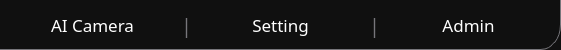
                 <widget class="QWidget" name="tab_backgournd" native="true">
                  <property name="sizePolicy">
                   <sizepolicy hsizetype="Fixed" vsizetype="Fixed">
                    <horstretch>0</horstretch>
                    <verstretch>0</verstretch>
                   </sizepolicy>
                  </property>
                  <property name="minimumSize">
                   <size>
                    <width>522</width>
                    <height>50</height>
                   </size>
                  </property>
                  <property name="maximumSize">
                   <size>
                    <width>12345</width>
                    <height>50</height>
                   </size>
                  </property>
                  <property name="styleSheet">
                   <string notr="true">background-color: rgb(16, 16, 16);

border-right: 1px solid rgb(119, 118, 123);
border-bottom-right-radius:20px solid rgb(119, 118, 123);

border-bottom:1px solid rgb(119, 118, 123);
</string>
                  </property>
                  <layout class="QHBoxLayout" name="horizontalLayout_23">
                   <item>
                    <layout class="QHBoxLayout" name="horizontalLayout_31">
                     <item>
                      <widget class="QPushButton" name="camera_bnt">
                       <property name="minimumSize">
                        <size>
                         <width>163</width>
                         <height>28</height>
                        </size>
                       </property>
                       <property name="maximumSize">
                        <size>
                         <width>163</width>
                         <height>28</height>
                        </size>
                       </property>
                       <property name="font">
                        <font>
                         <family>Sans</family>
                         <pointsize>13</pointsize>
                        </font>
                       </property>
                       <property name="cursor">
                        <cursorShape>PointingHandCursor</cursorShape>
                       </property>
                       <property name="styleSheet">
                        <string notr="true">


QPushButton {

background-color: rgba(191, 64, 64, 0);

    padding: 0px; /* 패딩도 0으로 설정 */
    outline: none;
	color: rgb(255, 255, 255);
	border: 1px solid rgba(0, 0, 0, 0);
}

/* hover, pressed 상태에도 아무 효과 없음 */
QPushButton:hover {
    background-color: transparent;
    border: none;
}

QPushButton:pressed {
    background-color: transparent;
    border: none;
}</string>
                       </property>
                       <property name="text">
                        <string>AI Camera</string>
                       </property>
                      </widget>
                     </item>
                     <item>
                      <widget class="QLabel" name="tab_partion_5">
                       <property name="sizePolicy">
                        <sizepolicy hsizetype="Fixed" vsizetype="Fixed">
                         <horstretch>0</horstretch>
                         <verstretch>0</verstretch>
                        </sizepolicy>
                       </property>
                       <property name="minimumSize">
                        <size>
                         <width>3</width>
                         <height>0</height>
                        </size>
                       </property>
                       <property name="font">
                        <font>
                         <family>Sans</family>
                         <pointsize>14</pointsize>
                        </font>
                       </property>
                       <property name="styleSheet">
                        <string notr="true">color: rgb(119, 118, 123);
background-color: rgba(191, 64, 64, 0);
border: 1px solid rgba(0, 0, 0, 0);
background-color: rgba(0, 0 0, 0);</string>
                       </property>
                       <property name="text">
                        <string>|</string>
                       </property>
                       <property name="textFormat">
                        <enum>Qt::TextFormat::PlainText</enum>
                       </property>
                       <property name="alignment">
                        <set>Qt::AlignmentFlag::AlignCenter</set>
                       </property>
                      </widget>
                     </item>
                     <item>
                      <widget class="QPushButton" name="setting_bnt">
                       <property name="minimumSize">
                        <size>
                         <width>163</width>
                         <height>28</height>
                        </size>
                       </property>
                       <property name="maximumSize">
                        <size>
                         <width>163</width>
                         <height>28</height>
                        </size>
                       </property>
                       <property name="font">
                        <font>
                         <family>Sans</family>
                         <pointsize>13</pointsize>
                        </font>
                       </property>
                       <property name="cursor">
                        <cursorShape>PointingHandCursor</cursorShape>
                       </property>
                       <property name="styleSheet">
                        <string notr="true">


QPushButton {

background-color: rgba(191, 64, 64, 0);

    padding: 0px; /* 패딩도 0으로 설정 */
    outline: none;
	color: rgb(255, 255, 255);
	border: 1px solid rgba(0, 0, 0, 0);
}

/* hover, pressed 상태에도 아무 효과 없음 */
QPushButton:hover {
    background-color: transparent;
    border: none;
}

QPushButton:pressed {
    background-color: transparent;
    border: none;
}</string>
                       </property>
                       <property name="text">
                        <string>Setting</string>
                       </property>
                      </widget>
                     </item>
                     <item>
                      <widget class="QLabel" name="tab_partion_4">
                       <property name="sizePolicy">
                        <sizepolicy hsizetype="Fixed" vsizetype="Fixed">
                         <horstretch>0</horstretch>
                         <verstretch>0</verstretch>
                        </sizepolicy>
                       </property>
                       <property name="minimumSize">
                        <size>
                         <width>3</width>
                         <height>0</height>
                        </size>
                       </property>
                       <property name="font">
                        <font>
                         <family>Sans</family>
                         <pointsize>14</pointsize>
                        </font>
                       </property>
                       <property name="styleSheet">
                        <string notr="true">color: rgb(119, 118, 123);
background-color: rgba(191, 64, 64, 0);
border: 1px solid rgba(0, 0, 0, 0);
background-color: rgba(0, 0 0, 0);</string>
                       </property>
                       <property name="text">
                        <string>|</string>
                       </property>
                       <property name="textFormat">
                        <enum>Qt::TextFormat::PlainText</enum>
                       </property>
                       <property name="alignment">
                        <set>Qt::AlignmentFlag::AlignCenter</set>
                       </property>
                      </widget>
                     </item>
                     <item>
                      <widget class="QPushButton" name="admin_bnt">
                       <property name="minimumSize">
                        <size>
                         <width>163</width>
                         <height>28</height>
                        </size>
                       </property>
                       <property name="maximumSize">
                        <size>
                         <width>163</width>
                         <height>28</height>
                        </size>
                       </property>
                       <property name="font">
                        <font>
                         <family>Sans</family>
                         <pointsize>13</pointsize>
                        </font>
                       </property>
                       <property name="cursor">
                        <cursorShape>PointingHandCursor</cursorShape>
                       </property>
                       <property name="styleSheet">
                        <string notr="true">


QPushButton {

background-color: rgba(191, 64, 64, 0);

    padding: 0px; /* 패딩도 0으로 설정 */
    outline: none;
	color: rgb(255, 255, 255);
	border: 1px solid rgba(0, 0, 0, 0);
}

/* hover, pressed 상태에도 아무 효과 없음 */
QPushButton:hover {
    background-color: transparent;
    border: none;
}

QPushButton:pressed {
    background-color: transparent;
    border: none;
}</string>
                       </property>
                       <property name="text">
                        <string>Admin</string>
                       </property>
                      </widget>
                     </item>
                    </layout>
                   </item>
                  </layout>
                 </widget>
